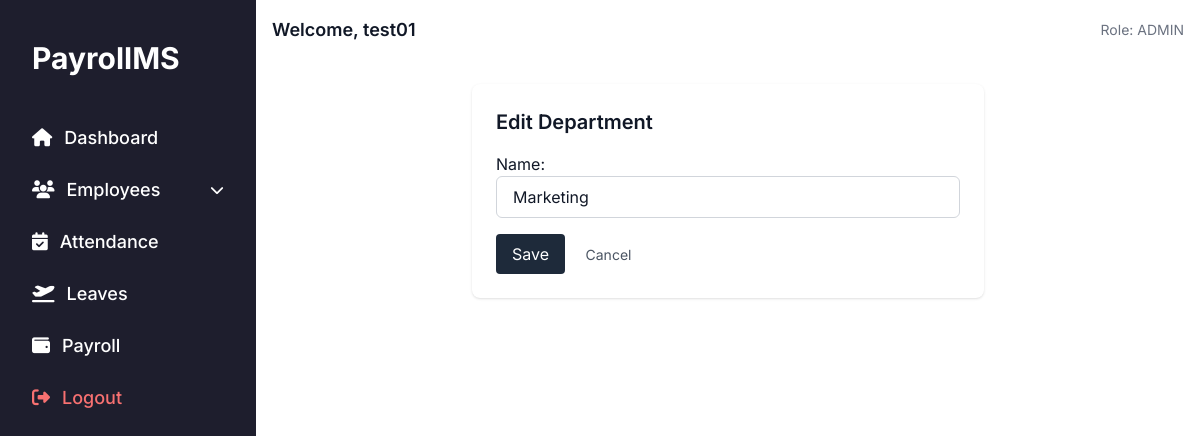
Screenshot of /employees/departments/1/edit/ (signed in) with the database file from the repository.
### users/models.py (models this page shows, shortened)
class User(AbstractUser):
    ROLE_CHOICES = (
        ('ADMIN', 'Admin'),
        ('HR', 'HR'),
        ('EMPLOYEE', 'Employee'),
    )
    role = models.CharField(max_length=10, choices=ROLE_CHOICES)

### employees/models.py (models this page shows, shortened)
class Department(models.Model):
    name = models.CharField(max_length=100)

### employees/views.py (the view)
# urls.py: path('departments/<int:pk>/edit/', views.department_edit, name='department_edit'),
@login_required
@user_passes_test(is_admin)
def department_edit(request, pk):
    department = get_object_or_404(Department, pk=pk)
    form = DepartmentForm(request.POST or None, instance=department)
    if form.is_valid():
        form.save()
        return redirect('employees:department_list')
    return render(request, 'employees/department_form.html', {'form': form, 'title': 'Edit Department'})

### employees/forms.py
class DepartmentForm(forms.ModelForm):
    class Meta:
        model = Department
        fields = ['name']
        widgets = {
            'name': forms.TextInput(attrs={
                'class': 'w-full px-4 py-2 border border-gray-300 rounded-md focus:outline-none focus:ring-2 focus:ring-[#1e2a3a]',
                'placeholder': 'Department Name'
            })
        }

### employees/views.py (called while the page is built)
def is_admin(user):
    return user.is_authenticated and user.role == 'ADMIN'

### templates/employees/department_form.html (shortened to what this page needs)
{% extends 'dashboard/base_dashboard.html' %}
{% block content %}
<div class="max-w-lg mx-auto bg-white p-6 rounded-lg shadow">
  <h2 class="text-xl font-semibold mb-4">{{ title }}</h2>
  <form method="post" class="space-y-4">
    {{ form.as_p }}
    <button type="submit" class="bg-[#1e2a3a] text-white px-4 py-2 rounded hover:bg-[#111b29]">Save</button>
    <a href="{% url 'employees:department_list' %}" class="ml-4 text-sm text-gray-600 hover:underline">Cancel</a>
  </form>
</div>
{% endblock %}

### templates/dashboard/base_dashboard.html (shortened to what this page needs)
<!DOCTYPE html>
<html lang="en">
<head>
  <script src="https://cdn.tailwindcss.com"></script>
  <link
    rel="stylesheet"
    href="https://cdnjs.cloudflare.com/ajax/libs/font-awesome/6.5.0/css/all.min.css"
  />
</head>
<body class="bg-[#f3f4f6] text-[#111827]">
  <div class="flex h-screen overflow-hidden">
    <aside class="w-64 hidden md:block bg-[#1e1e2d] text-white p-4 shadow-lg">
      <div class="text-3xl font-bold px-4 py-6 text-white">PayrollMS</div>
      <nav class="space-y-2 mt-4 text-lg font-medium">
        <a href="#" class="sidebar-link flex items-center gap-3 px-4 py-2 rounded-lg transition duration-150 hover:bg-[#2a2a3c]">
          <i class="fas fa-home text-white"></i> Dashboard
        </a>
        <div class="sidebar-link px-4 py-2 rounded-lg transition duration-150 hover:bg-[#2a2a3c]">
  <div class="flex items-center justify-between cursor-pointer" onclick="toggleDropdown('employeeMenu')">
    <span class="flex items-center gap-3">
      <i class="fas fa-users text-white"></i> Employees
    </span>
    <i class="fas fa-chevron-down text-sm"></i>
  </div>
</div>
        <a href="#" class="sidebar-link flex items-center gap-3 px-4 py-2 rounded-lg transition duration-150 hover:bg-[#2a2a3c]">
          <i class="fas fa-calendar-check text-white"></i> Attendance
        </a>
        <a href="#" class="sidebar-link flex items-center gap-3 px-4 py-2 rounded-lg transition duration-150 hover:bg-[#2a2a3c]">
          <i class="fas fa-plane-departure text-white"></i> Leaves
        </a>
        <a href="#" class="sidebar-link flex items-center gap-3 px-4 py-2 rounded-lg transition duration-150 hover:bg-[#2a2a3c]">
          <i class="fas fa-wallet text-white"></i> Payroll
        </a>
        <a href="{% url 'users:logout' %}" class="sidebar-link flex items-center gap-3 px-4 py-2 rounded-lg text-red-400 hover:bg-red-900 transition duration-150">
          <i class="fas fa-sign-out-alt"></i> Logout
        </a>
      </nav>
    </aside>
    <div class="flex-1 flex flex-col overflow-hidden">
      <header class="flex justify-between items-center p-4 bg-white shadow">
        <h1 class="text-lg font-semibold">Welcome, {{ request.user.username }}</h1>
        <span class="text-sm text-gray-500">Role: {{ request.user.role }}</span>
      </header>
      <main class="flex-1 overflow-y-auto p-6 bg-white">
        {% block content %}{% endblock %}
      </main>
    </div>
  </div>
</body>
</html>

### templates/dashboard/base_dashboard.html (style rules this page uses)
body { font-family: 'Inter', sans-serif; }

### rows the page displays
User: user.username "test01", user.role "ADMIN"
Department: name "Marketing"

### other values shown
{{ title }} "Edit Department"
